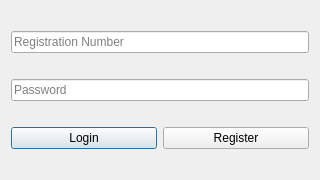
<?xml version="1.0" encoding="UTF-8"?>
<ui version="4.0">
 <class>LoginDialog</class>
 <widget class="QDialog" name="LoginDialog">
  <property name="geometry">
   <rect>
    <x>0</x>
    <y>0</y>
    <width>320</width>
    <height>180</height>
   </rect>
  </property>
  <property name="windowTitle">
   <string>Login</string>
  </property>
  <layout class="QVBoxLayout" name="verticalLayout">
   <item>
    <widget class="QLineEdit" name="regNoInput">
     <property name="placeholderText">
      <string>Registration Number</string>
     </property>
    </widget>
   </item>
   <item>
    <widget class="QLineEdit" name="passwordInput">
     <property name="echoMode">
      <enum>QLineEdit::Password</enum>
     </property>
     <property name="placeholderText">
      <string>Password</string>
     </property>
    </widget>
   </item>
   <item>
    <layout class="QHBoxLayout" name="buttonLayout">
     <item>
      <widget class="QPushButton" name="loginButton">
       <property name="text">
        <string>Login</string>
       </property>
      </widget>
     </item>
     <item>
      <widget class="QPushButton" name="registerButton">
       <property name="text">
        <string>Register</string>
       </property>
      </widget>
     </item>
    </layout>
   </item>
  </layout>
 </widget>
 <resources/>
 <connections/>
</ui> 
